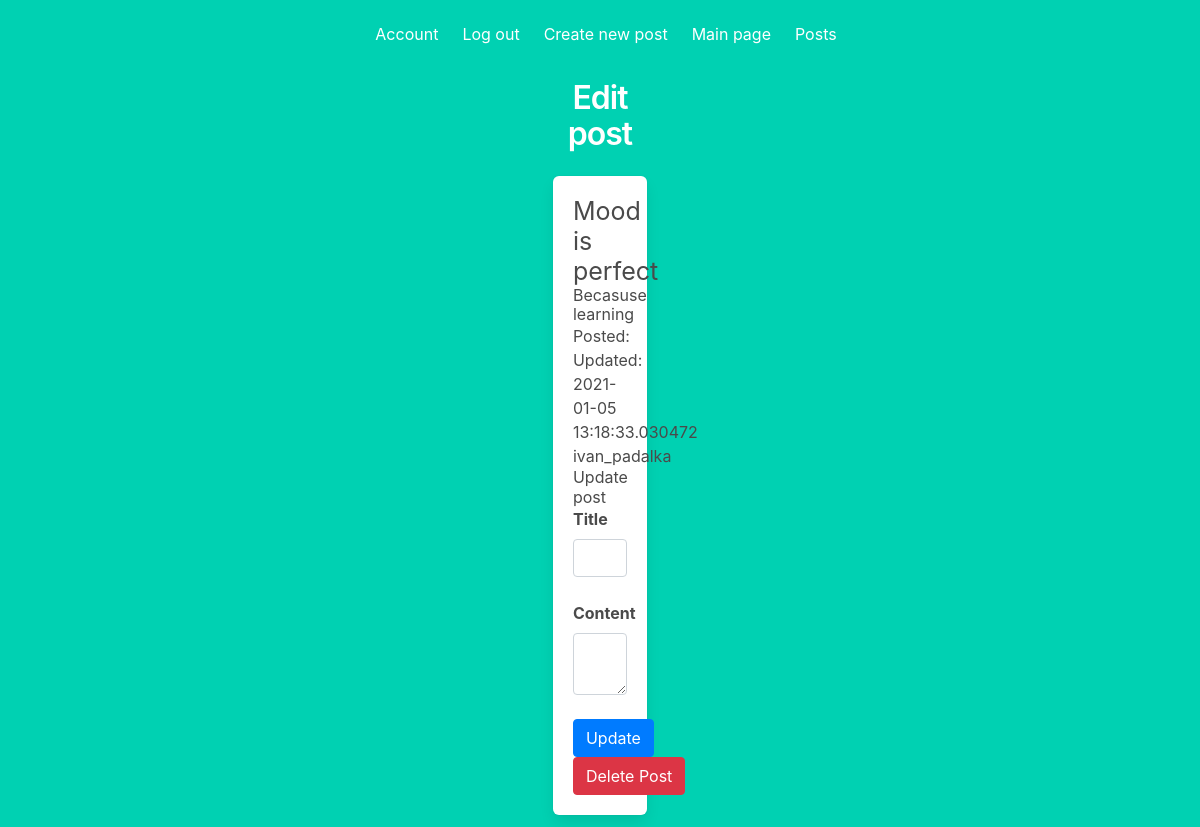
The app's page /post/7 (signed in) with its own data.
### app/models.py (models this page shows, shortened)
class Post(db.Model):
    id = db.Column(db.Integer, primary_key=True)
    title = db.Column(db.String(100))
    body = db.Column(db.String(140))
    timestamp = db.Column(db.DateTime, index=True, default=dt.utcnow)
    updatetime = db.Column(db.DateTime, default=dt.utcnow)
    user_id = db.Column(db.Integer, db.ForeignKey('user.id'))

class User(db.Model, UserMixin):
    id = db.Column(db.Integer, primary_key=True)
    username = db.Column(db.String(64), index=True, unique=True)
    email = db.Column(db.String(120), index=True, unique=True)
    password_hash = db.Column(db.String(128))
    posts = db.relationship('Post', backref='author', lazy='dynamic')
    image_file = db.Column(db.String(20), nullable=False, default='default.jpeg')
    about_me = db.Column(db.String(140))
    last_seen = db.Column(db.DateTime, default=dt.utcnow)
    admin = db.Column(db.Boolean, default=False)

### app/blueprints/post/views.py (the view, shortened to what this page needs)
@post_blueprint.route('/post/<int:post_id>', methods=['GET', 'POST'])
@login_required
def post(post_id):
    post = Post.query.filter_by(id=post_id).first()
    form = UpdatePostForm()
    if current_user.username != post.author.username:
        flash("Its not your post", category="eror")
        return redirect(url_for('posts.posts'))
    elif "delete" in request.form:
        db.session.delete(post)
        db.session.commit()
        flash("Post deleted", category="eror")
        return redirect(url_for('posts.posts'))
    return render_template('post/post.html', post=post, form=form)

### app/forms.py
class UpdatePostForm(FlaskForm):
    title = StringField('Title', validators=[DataRequired()])
    body = TextAreaField('Content', validators=[DataRequired()])
    submit = SubmitField('Update')
    submit2 = SubmitField('Delate Post')

### app/models.py (called while the page is built)
@login.user_loader
def load_user(id):
    return User.query.get(int(id))

### app/blueprints/post/templates/post/post.html (shortened to what this page needs)
{% extends "layout.html" %}
{% block content %}
<div class="column is-4 is-offset-4">
    <h3 class="title">Edit post</h3>
    <div class="box">
           <h1 style="font-size: 25px;" >{{post.title}}</h1>
           <h5 style="text-align: left;">{{post.body}}</h5>
           <inline><p style="text-align: left;"> Posted: </p></inline>
           <inline><p style="text-align: left;">Updated: {{post.updatetime}}</p></inline>
           <inline><p style="text-align: left;"> {{post.author.username}} </p></inline>
          <h4> Update post </h4>
          {% from "_render_field.html" import render_field %}
            <form action="{{url_for('posts.post', post_id=post.id)}}" method="post" novalidate>
                {{ render_field(form.title) }}
                {{ render_field(form.body) }}
                <p>{{ form.submit(class='btn btn-primary') }}</p>
                <form action="{{url_for('posts.post', post_id=post.id)}}" method="post" novalidate>
                    <input class="btn btn-danger" type="submit" name="delete" value="Delete Post">
                </form>
            </form>
    </div>
</div>
{% endblock %}

### app/static/css/main.css (style rules this page uses)
body { margin: 0; padding: 0; font-family: "Helvetica Neue", Helvetica, Arial, sans-serif; color: #444; }
h3 { font-size: 1.7em; font-weight: 100; margin-top: 30px; text-align: center; letter-spacing: -1px; color: #999; }

### records on screen
Post: title "Mood is perfect", body "Becasuse learning", updatetime "2021-01-05 13:18:33.030472"
User: author.username "ivan_padalka"

### other values on screen
{{ field.label }} "Title Content"
